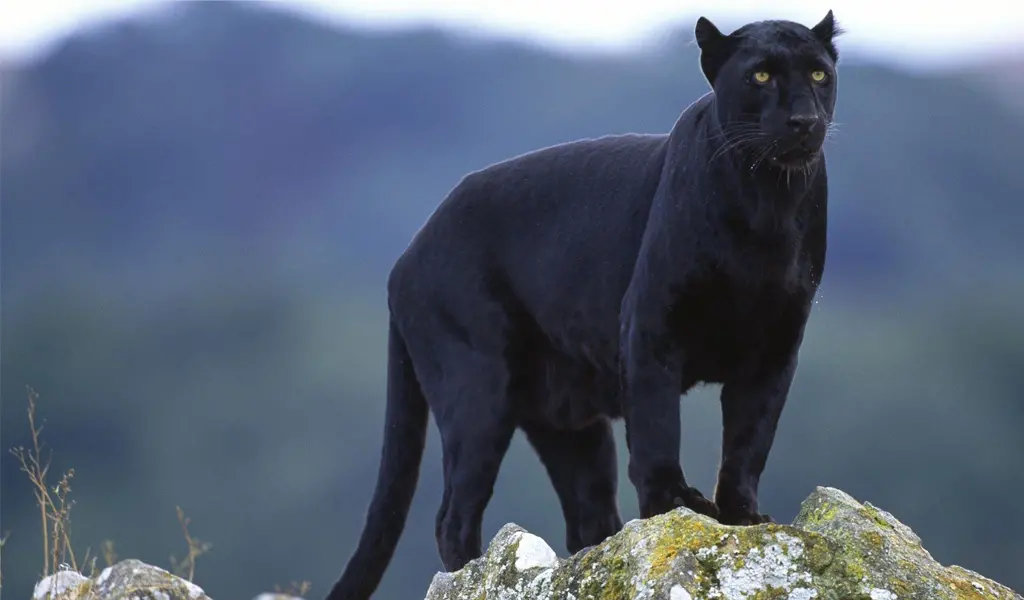
#> input picture task1/photos/puma.png, 1024 x 600 px
$ python edge.py
#> lines starting #> are read from the running program, lines starting #| are printed output that depends on the picture; after the words box and inside, x2 and y2 are one past the last pixel; in counts of white or black regions, pixels touching at a corner belong together
import cv2 as cv
import numpy as np

img= cv.imread("photos/puma.png")
#> img is the input picture: shape (600, 1024, 3); mean B, G, R 116.1, 97.5, 85.4
gray=cv.cvtColor(img, cv.COLOR_BGR2GRAY)
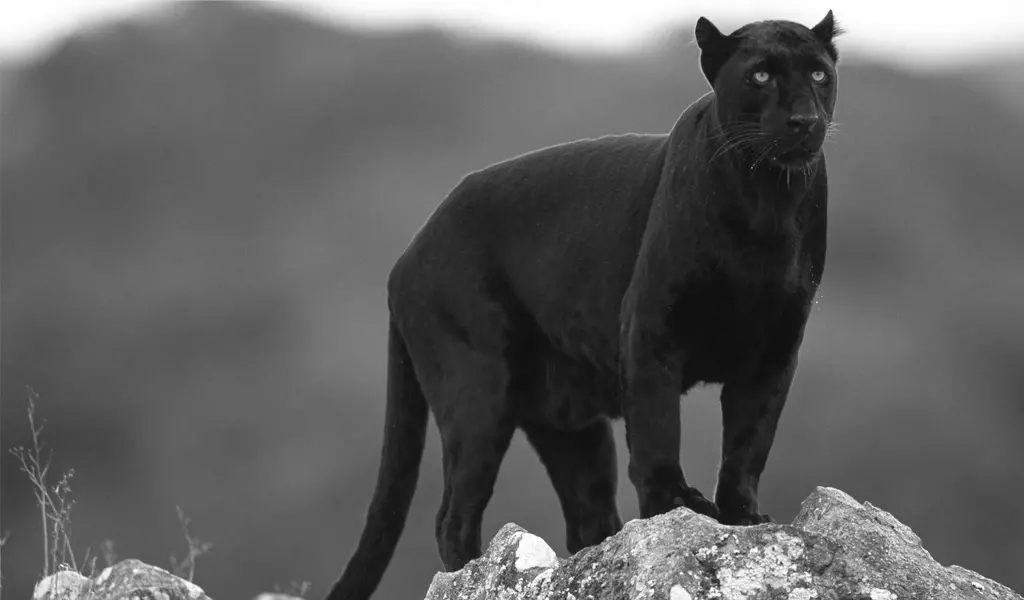
#> gray: shape (600, 1024); min 13, max 255, mean 96
cv.imshow("gray", gray)


"""
A transition from black-to-white results in a positive slope.
A transition from white-to-black results in a negative slope.
(cv.CV_8U), it cannot hold negative numbers.
"""
lapacian= cv.Laplacian(gray,cv.CV_64F)
lap = np.uint8(np.absolute(lapacian))
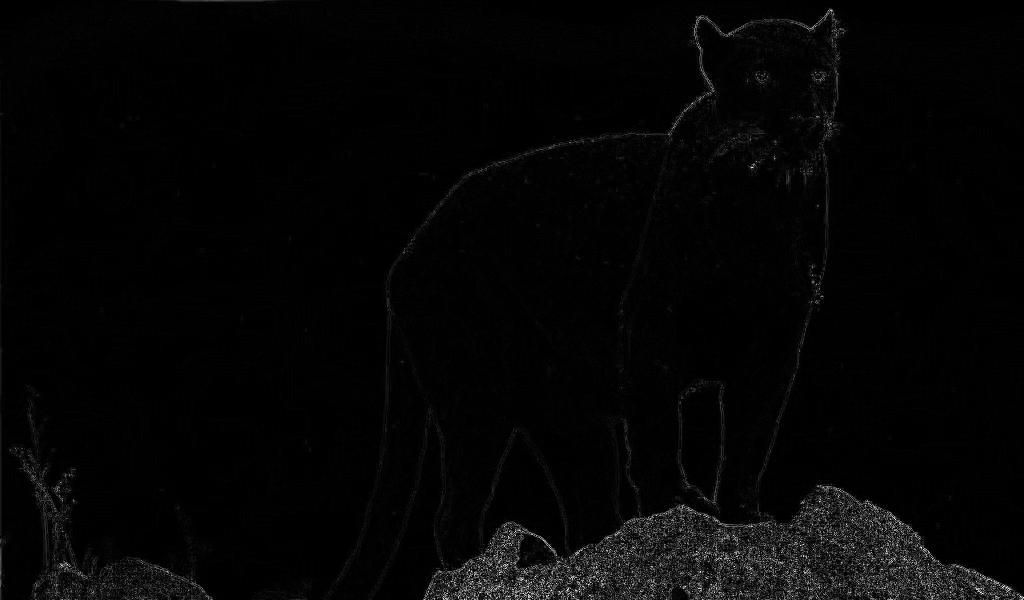
#> lap: shape (600, 1024); min 0, max 255, mean 5
cv.imshow("lap", lap)

sobelx = cv.Sobel(gray, cv.CV_64F, 1, 0)
cv.imshow ('Sobel X', sobelx)
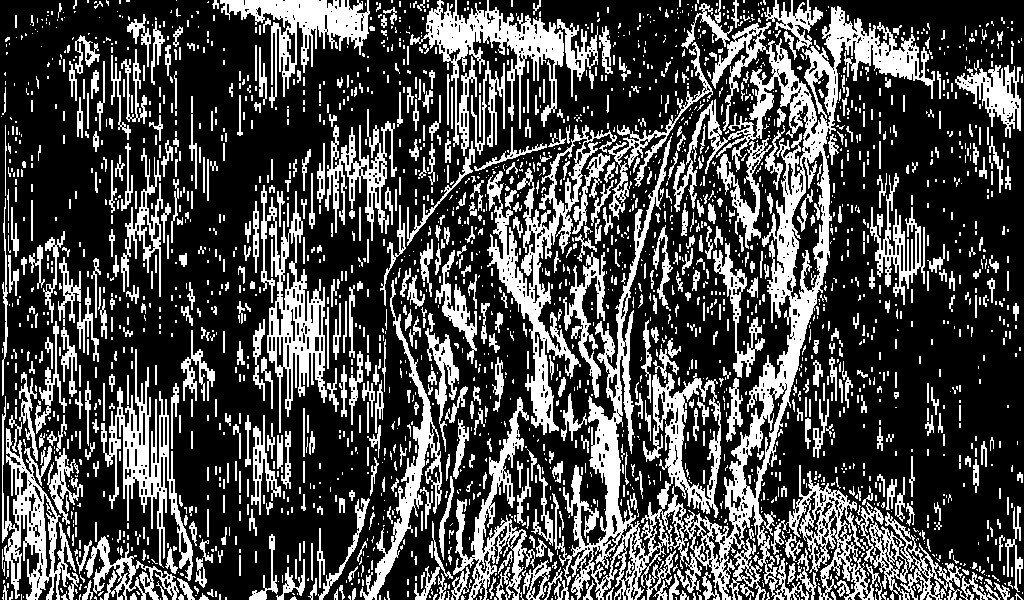
#> window 'Sobel X': shape (600, 1024); 29.5% white; 2432 white regions (1703 under 20 px), largest, box (x1, y1, x2, y2) and area: (673, 6, 935, 600) 23249, (552, 136, 721, 600) 14433, (487, 125, 617, 435) 7991

sobely = cv.Sobel(gray, cv.CV_64F, 0, 1)
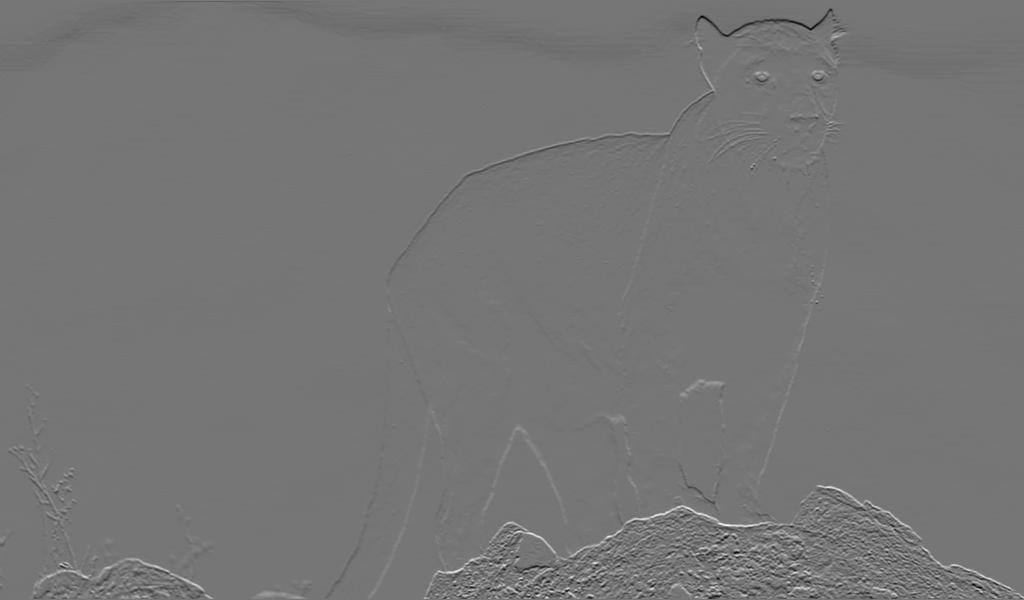
#> sobely: shape (600, 1024) float64; min -701, max 808, mean -1.4; drawn with min black and max white
cv.imshow ('Sobel Y', sobely)
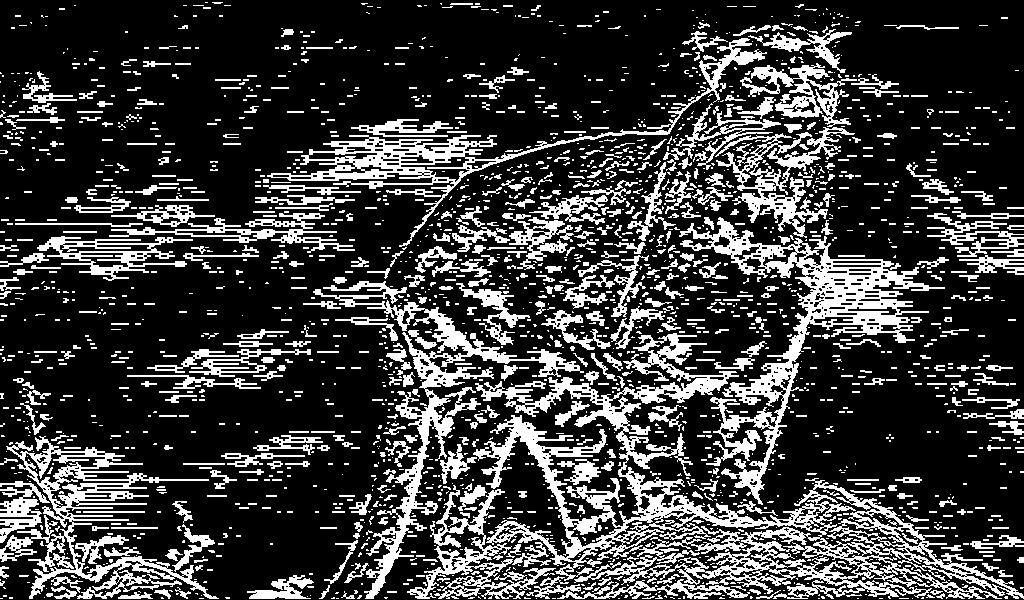
#> window 'Sobel Y': shape (600, 1024); 23.6% white; 2232 white regions (1655 under 20 px), largest, box (x1, y1, x2, y2) and area: (473, 333, 1024, 599) 28013, (679, 217, 945, 505) 12689, (313, 281, 584, 599) 8732


combinedSobel= cv.bitwise_and(sobelx,sobely)
cv.imshow ('Sobel Combined', combinedSobel)
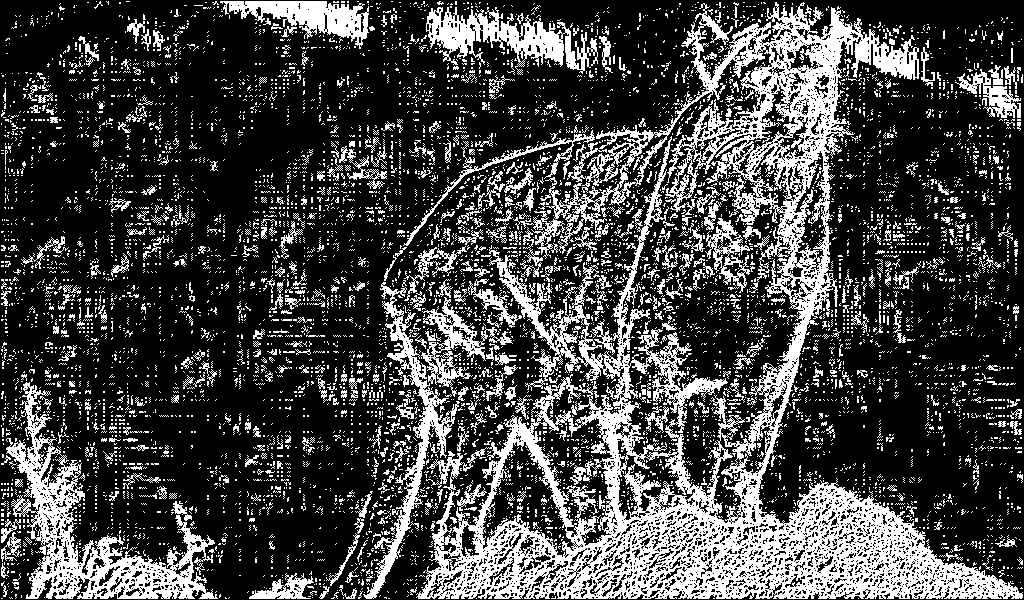
#> window 'Sobel Combined': shape (600, 1024); 26.6% white; 6905 white regions (6361 under 20 px), largest, box (x1, y1, x2, y2) and area: (416, 2, 1023, 599) 80262, (6, 382, 218, 599) 10730, (426, 7, 598, 75) 4638


blur= cv.blur(gray, (3,3))
canny= cv.Canny(blur, 100,256)
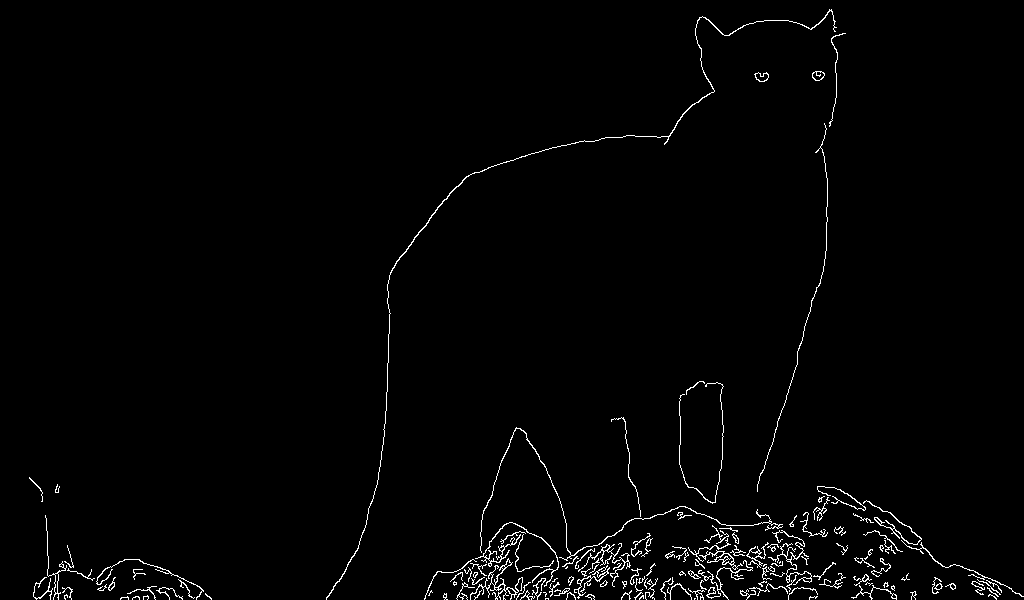
#> canny: shape (600, 1024); 1.6% white in thin lines or dots
cv.imshow("canny", canny)


cv.waitKey(0)
cv.destroyAllWindows()
